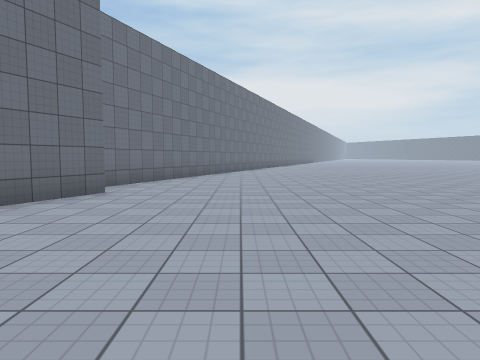
view 1 (above)

22 first-person views from a walk through a Unity game level. The camera is 1.4 m above the floor, tilts 4° down and sees 70° across. The floor is counted in squares, 2 m on a side. Each view is taken from the middle of a square. On the plan, view 1 faces up. The plan holds only what a view shows up to about 11 squares ahead; the rest is blank. The place goes on beyond the plan. Some animated figures are not drawn. Surface patterns are stand-ins for the level's own textures.

view 2
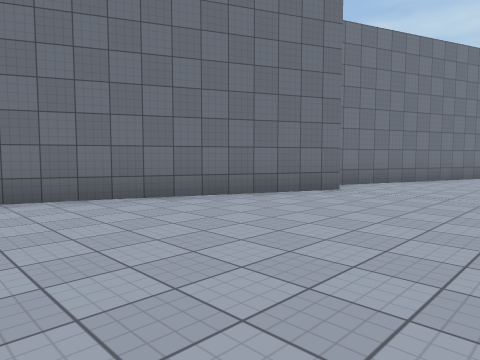

view 3
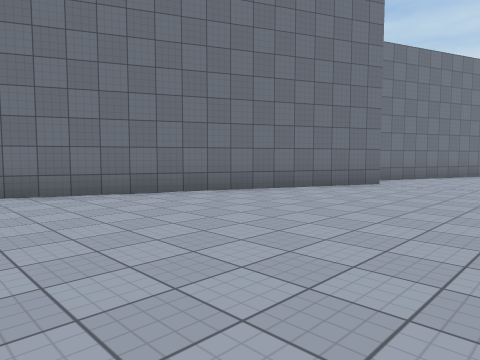

view 4
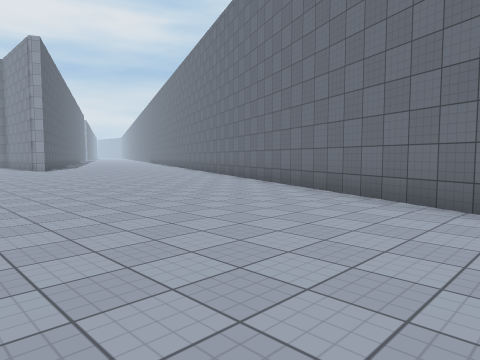

view 5
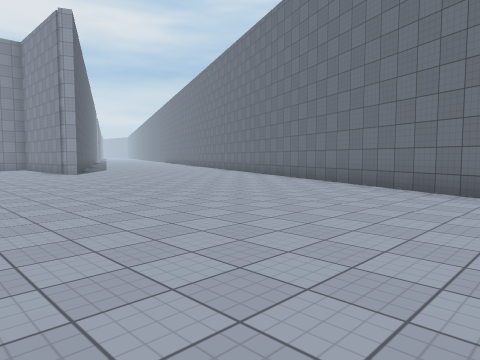

view 6
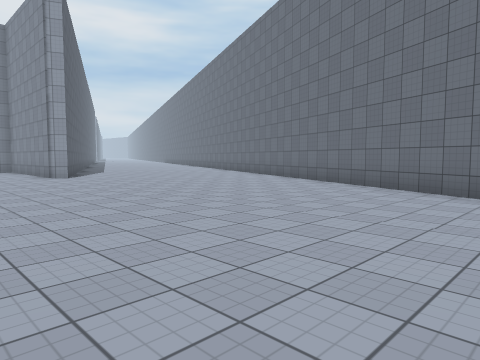

view 7
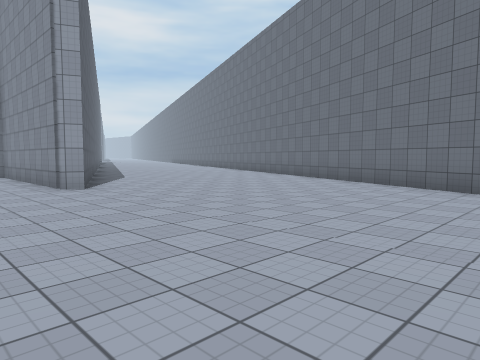

view 8
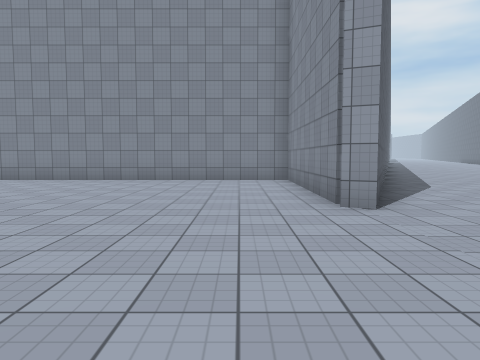

view 9
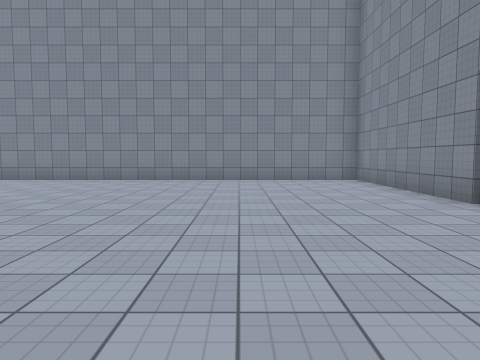

view 10
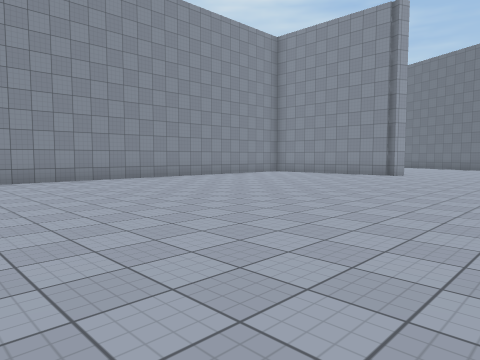

view 11
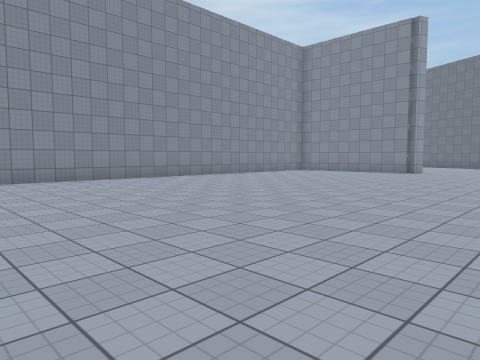

view 12
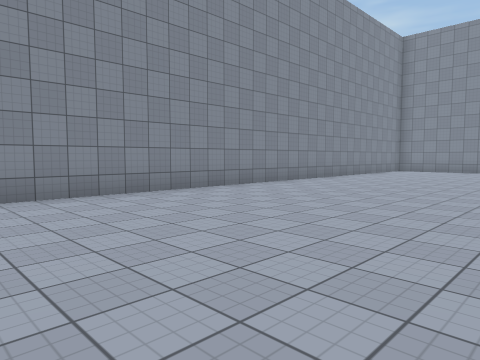

view 13
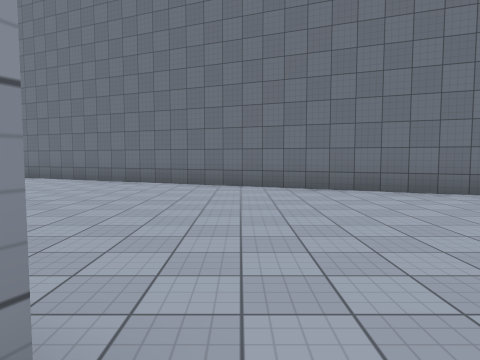

view 14
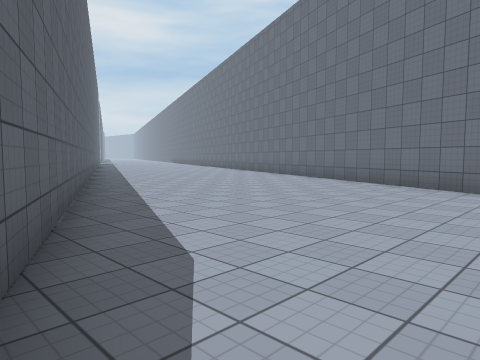

view 15
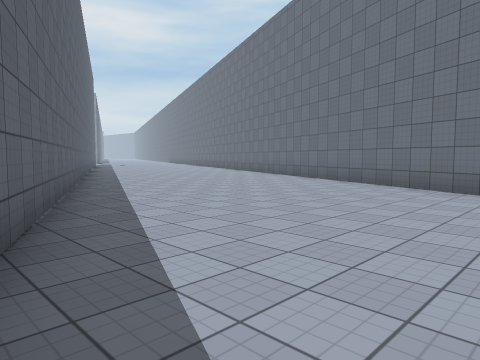

view 16
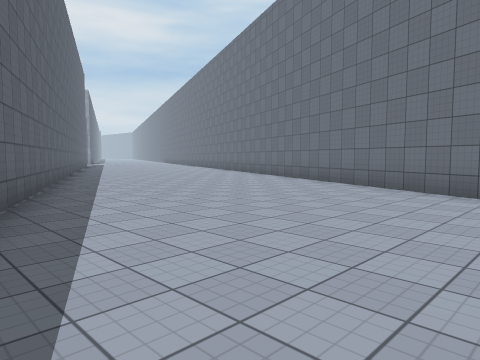

view 17
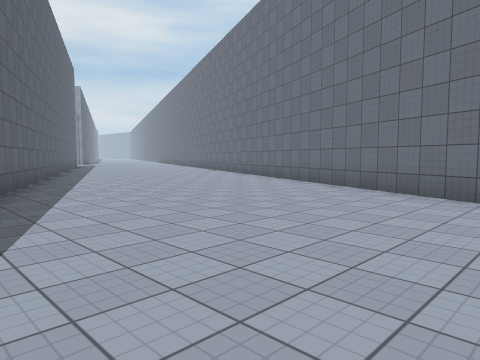

view 18
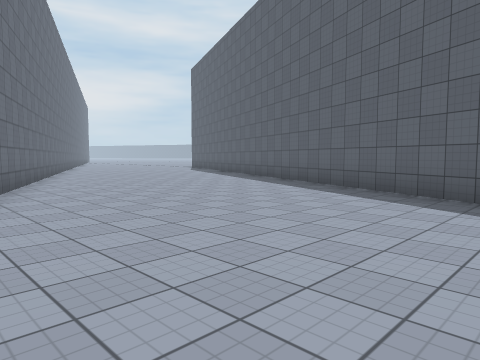

view 19
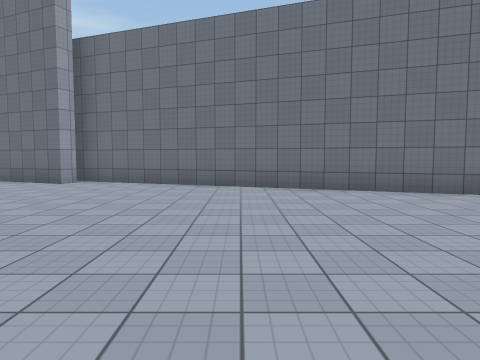

view 20
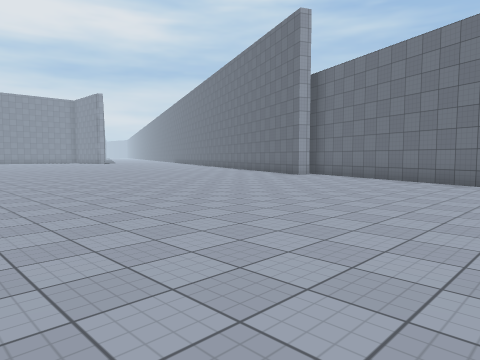

view 21
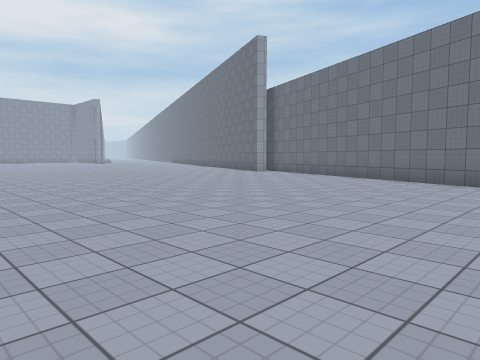

view 22
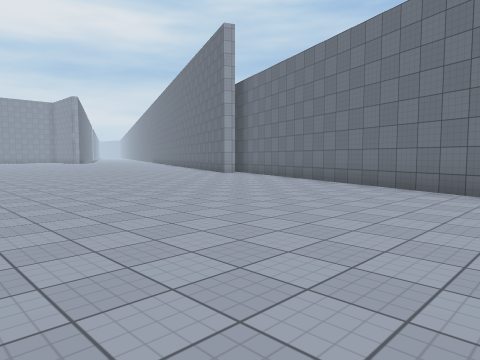

### Floor plan
Points are (right, up) in squares from view 1. A wall is a line through its corners. A room is listed if a view was taken in it or the views show most of it. See-through windows are left out.
Room 1 (views 1, 2, 3, 4, 5, 6, 7, 8, 9, 10, 11, 12, 13, 14, 15, 16, 17, 18, 19, 20, 21, 22)
walls: (-3.1, 6.7) (-2.6, 6.5) (-18.6, -30); (0, 15.8) (-3.6, 6.3); (-12.7, -33.5) (-4.8, -15.5) (-4.4, -15.7) (-4.4, -21) (11, -21)

Where each view was taken, in squares from view 1:
view 1: 0 up, 0 right, facing up
view 2: 0 up, 1 right, facing up-left
view 3: 2 down, 1 right, facing up-left
view 4: 2 up, 0 right, facing down-left
view 5: 2 down, 0 right, facing down-left
view 6: 4 down, 1 left, facing down-left
view 7: 8 down, 2 left, facing down-left
view 8: 11 down, 3 left, facing down
view 9: 11 down, 1 left, facing down
view 10: 11 down, 8 right, facing down-left
view 11: 11 down, 10 right, facing down-left
view 12: 15 down, 12 right, facing down-left
view 13: 15 down, 4 left, facing left
view 14: 17 down, 6 left, facing down-left
view 15: 21 down, 8 left, facing down-left
view 16: 22 down, 9 left, facing down-left
view 17: 23 down, 10 left, facing down-left
view 18: 33 down, 18 left, facing up-right
view 19: 11 up, 6 right, facing left
view 20: 14 up, 8 right, facing down-left
view 21: 17 up, 9 right, facing down-left
view 22: 17 up, 7 right, facing down-left
